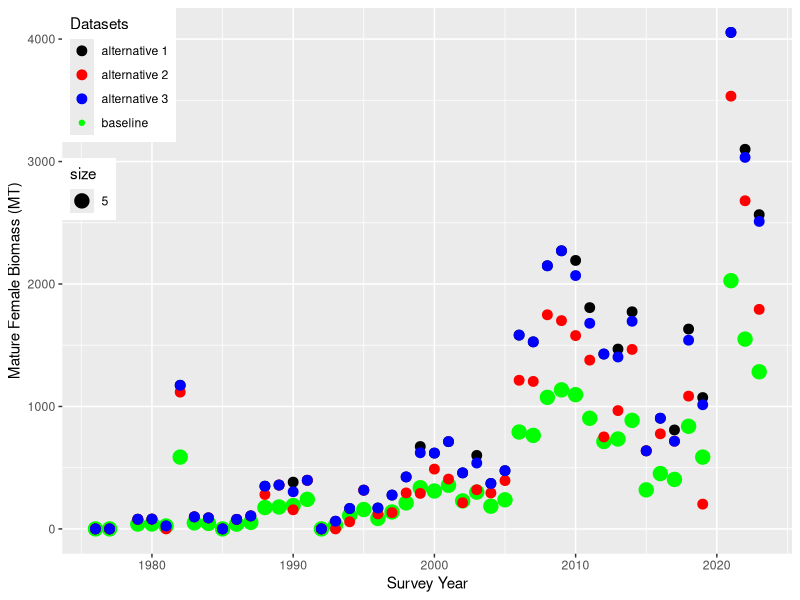
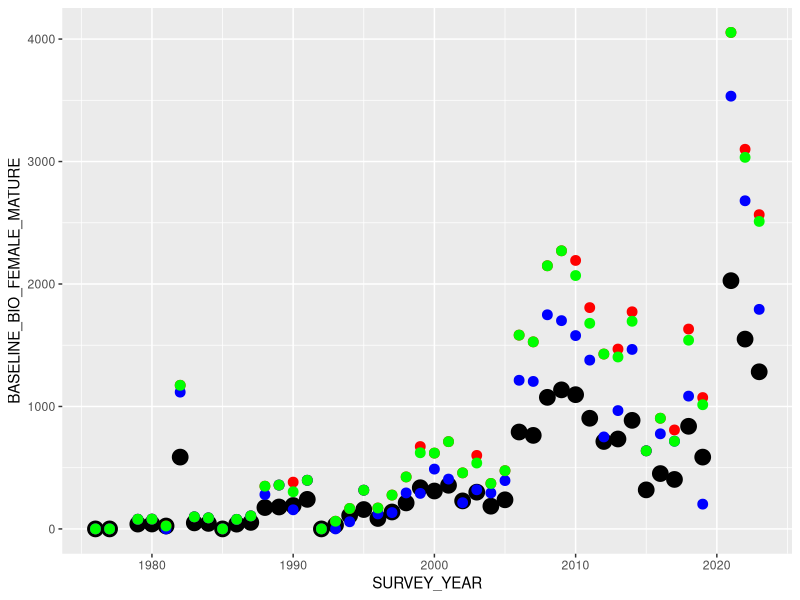
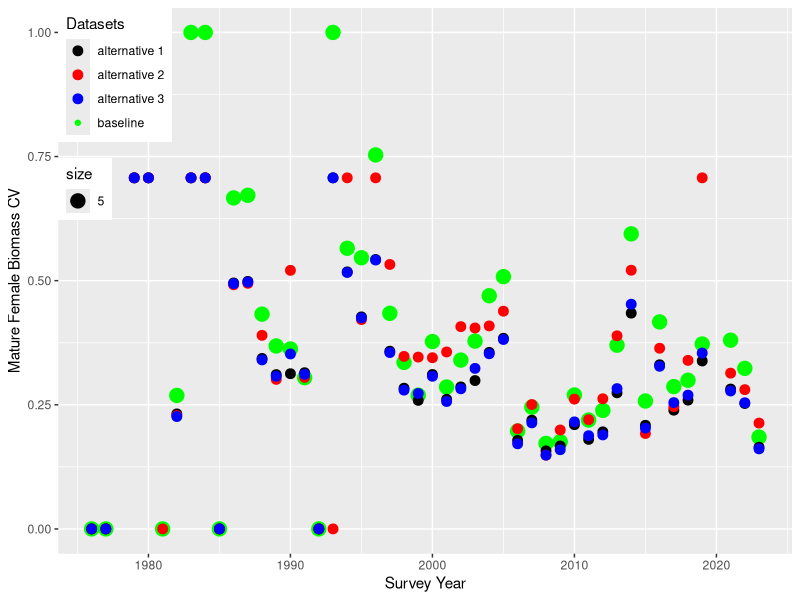
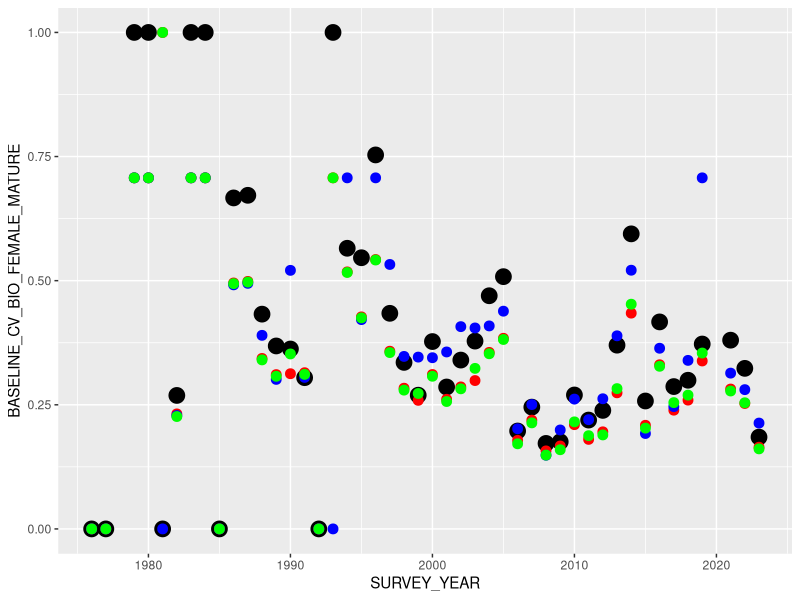
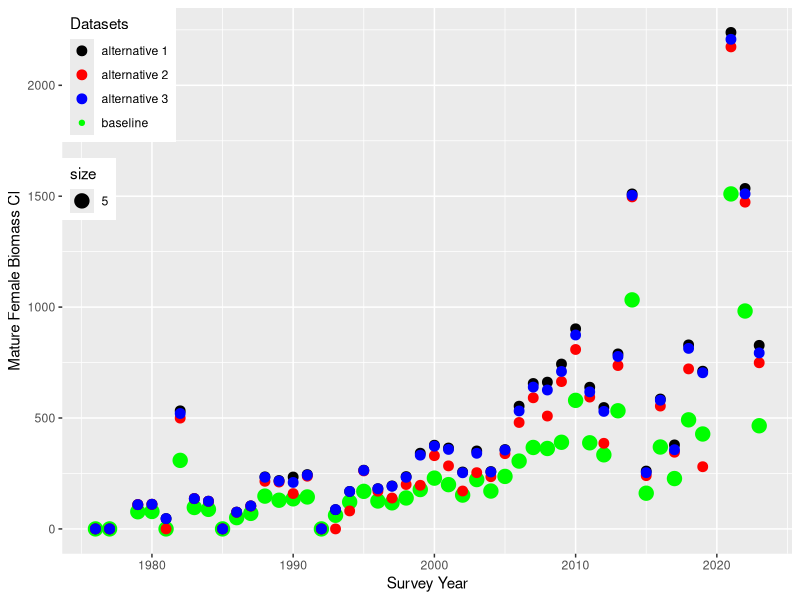
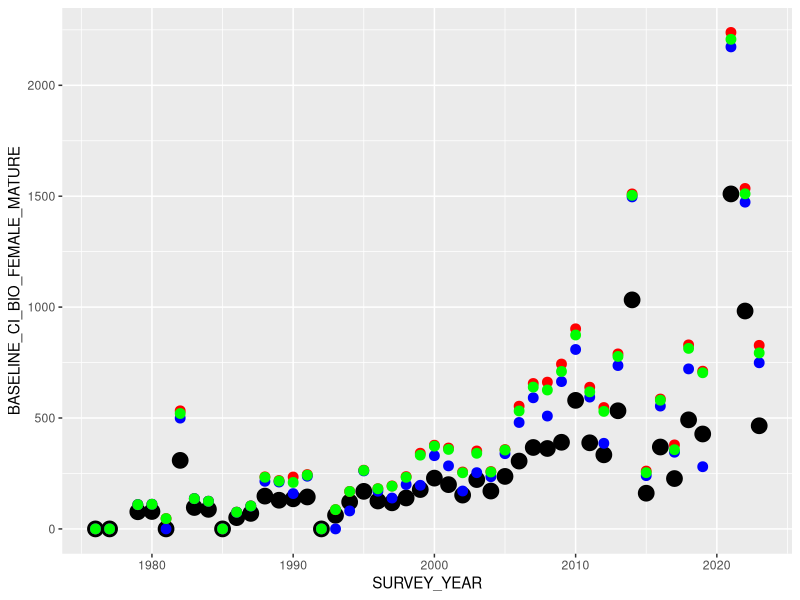

Source code (R) for these figures, in order:
library(tidyverse)
library(ggplot2)
library(dplyr)

##### Import data
base_bio<-read_csv("./Data/rk_northern_district_biomass_baseline.csv")

alt_1_bio<-read_csv("./Data/rk_north_district_bio_alt_strata_1.csv")
alt_2_bio<-read_csv("./Data/rk_north_district_bio_alt_strata_2.csv")
alt_3_bio<-read_csv("./Data/rk_north_district_bio_alt_strata_3.csv")


base_abun<-read_csv("./Data/rk_northern_district_abundance_baseline.csv")
alt_1_abun<-read_csv("./Data/rk_north_district_pop_alt_strata_1.csv")
alt_2_abun<-read_csv("./Data/rk_north_district_pop_alt_strata_2.csv")
alt_3_abun<-read_csv("./Data/rk_north_district_pop_alt_strata_3.csv")


base_abun
names(base_bio)
######### Mature male biomass
base_bio %>%
  select(SURVEY_YEAR, BIOMASS_FEMALE_MATURE, CV_BIOMASS_FEMALE_MATURE, CI_BIOMASS_FEMALE_MATURE) %>%
  rename_all(~c("SURVEY_YEAR", "BASELINE_BIO_FEMALE_MATURE", "BASELINE_CV_BIO_FEMALE_MATURE", "BASELINE_CI_BIO_FEMALE_MATURE")) -> base_matbio
  
alt_1_bio %>% 
  select(BIOMASS_FEMALE_MATURE, CV_BIOMASS_FEMALE_MATURE, CI_BIOMASS_FEMALE_MATURE) %>%
     rename_all(~c("ALT1_BIO_FEMALE_MATURE", "ALT1_CV_BIO_FEMALE_MATURE", "ALT1_CI_BIO_FEMALE_MATURE"))-> alt_1_matbio

alt_2_bio %>% 
  select(BIOMASS_FEMALE_MATURE, CV_BIOMASS_FEMALE_MATURE, CI_BIOMASS_FEMALE_MATURE) %>%
   rename_all(~c("ALT2_BIO_FEMALE_MATURE", "ALT2_CV_BIO_FEMALE_MATURE", "ALT2_CI_BIO_FEMALE_MATURE"))-> alt_2_matbio

alt_3_bio %>% 
  select(BIOMASS_FEMALE_MATURE, CV_BIOMASS_FEMALE_MATURE, CI_BIOMASS_FEMALE_MATURE) %>%
   rename_all(~c("ALT3_BIO_FEMALE_MATURE", "ALT3_CV_BIO_FEMALE_MATURE", "ALT3_CI_BIO_FEMALE_MATURE"))-> alt_3_matbio
   
all_bio<-as.data.frame(cbind(base_matbio, alt_1_matbio, alt_2_matbio, alt_3_matbio))
###########

base_abun %>%
  select(SURVEY_YEAR, NUM_FEMALE_MATURE, CV_NUM_FEMALE_MATURE, CI_NUM_FEMALE_MATURE) %>%
  rename_all(~c("SURVEY_YEAR", "BASELINE_ABUN_FEMALE_MATURE", "BASELINE_CV_ABUN_FEMALE_MATURE","BASELINE_CI_ABUN_FEMALE_MATURE")) -> base_matabun

alt_1_abun %>%
  select(NUM_FEMALE_MATURE, CV_NUM_FEMALE_MATURE, CI_NUM_FEMALE_MATURE) %>%
  rename_all(~c("ALT1_ABUN_FEMALE_MATURE", "ALT1_CV_ABUN_FEMALE_MATURE","ALT1_CI_ABUN_FEMALE_MATURE")) -> alt_1_matabun

alt_2_abun %>%
  select(NUM_FEMALE_MATURE, CV_NUM_FEMALE_MATURE, CI_NUM_FEMALE_MATURE) %>%
  rename_all(~c("ALT2_ABUN_FEMALE_MATURE", "ALT2_CV_ABUN_FEMALE_MATURE","ALT2_CI_ABUN_FEMALE_MATURE")) -> alt_2_matabun

alt_3_abun %>%
  select(NUM_FEMALE_MATURE, CV_NUM_FEMALE_MATURE, CI_NUM_FEMALE_MATURE) %>%
  rename_all(~c("ALT3_ABUN_FEMALE_MATURE", "ALT3_CV_ABUN_FEMALE_MATURE","ALT3_CI_ABUN_FEMALE_MATURE")) -> alt_3_matabun


all_abun<-as.data.frame(cbind(base_matabun, alt_1_matabun, alt_2_matabun, alt_3_matabun))

################################ FEMALE_MATURE BIOMASS #########################################################################
names(all_bio)

ggplot(all_bio, aes(x=SURVEY_YEAR, y=BASELINE_BIO_FEMALE_MATURE, color ="baseline", size = 5))+
  geom_point()+  
  geom_point(aes(y=ALT1_BIO_FEMALE_MATURE, color = "alternative 1"), size = 3) +
  geom_point(aes(y=ALT2_BIO_FEMALE_MATURE, color = "alternative 2"), size = 3)+
  geom_point(aes(y=ALT3_BIO_FEMALE_MATURE, color = "alternative 3"), size = 3)+
  labs(colour="Datasets",y="Mature Female Biomass (MT)",x="Survey Year")+ 
  theme(legend.position = c(0, 1),legend.justification = c(0, 1))+
  scale_color_manual(values = c("black","red", "blue", "green"))
  
  
  
  

ggplot(all_bio, aes(x=SURVEY_YEAR))+
  geom_point(aes(y=BASELINE_BIO_FEMALE_MATURE), color ="black", size = 5) +
  geom_point(aes(y=ALT1_BIO_FEMALE_MATURE), color = "red", size = 3) +
  geom_point(aes(y=ALT2_BIO_FEMALE_MATURE), color = "blue", size = 3)+
  geom_point(aes(y=ALT3_BIO_FEMALE_MATURE), color = "green", size = 3)

################################ FEMALE_MATURE BIOMASS CV #########################################################################
names(all_bio)

ggplot(all_bio, aes(x=SURVEY_YEAR, y=BASELINE_CV_BIO_FEMALE_MATURE, color ="baseline", size = 5))+
  geom_point()+  
  geom_point(aes(y=ALT1_CV_BIO_FEMALE_MATURE, color = "alternative 1"), size = 3) +
  geom_point(aes(y=ALT2_CV_BIO_FEMALE_MATURE, color = "alternative 2"), size = 3)+
  geom_point(aes(y=ALT3_CV_BIO_FEMALE_MATURE, color = "alternative 3"), size = 3)+
  labs(colour="Datasets",y="Mature Female Biomass CV",x="Survey Year")+ 
  theme(legend.position = c(0, 1),legend.justification = c(0, 1))+
  scale_color_manual(values = c( "black","red", "blue", "green"))


ggplot(all_bio, aes(x=SURVEY_YEAR))+
  geom_point(aes(y=BASELINE_CV_BIO_FEMALE_MATURE), color ="black", size = 5) +
  geom_point(aes(y=ALT1_CV_BIO_FEMALE_MATURE), color = "red", size = 3) +
  geom_point(aes(y=ALT2_CV_BIO_FEMALE_MATURE), color = "blue", size = 3)+
  geom_point(aes(y=ALT3_CV_BIO_FEMALE_MATURE), color = "green", size = 3)
  

################################ FEMALE_MATURE BIOMASS CI #########################################################################
names(all_bio)

ggplot(all_bio, aes(x=SURVEY_YEAR, y=BASELINE_CI_BIO_FEMALE_MATURE, color ="baseline", size = 5))+
  geom_point()+  
  geom_point(aes(y=ALT1_CI_BIO_FEMALE_MATURE, color = "alternative 1"), size = 3)+
  geom_point(aes(y=ALT2_CI_BIO_FEMALE_MATURE, color = "alternative 2"), size = 3)+
  geom_point(aes(y=ALT3_CI_BIO_FEMALE_MATURE, color = "alternative 3"), size = 3)+
  labs(colour="Datasets",y="Mature Female Biomass CI",x="Survey Year")+ 
  theme(legend.position = c(0, 1),legend.justification = c(0, 1))+
  scale_color_manual(values = c("black","red", "blue", "green"))


ggplot(all_bio, aes(x=SURVEY_YEAR))+
  geom_point(aes(y=BASELINE_CI_BIO_FEMALE_MATURE), color ="black", size = 5)+
  geom_point(aes(y=ALT1_CI_BIO_FEMALE_MATURE), color = "red", size = 3)+
  geom_point(aes(y=ALT2_CI_BIO_FEMALE_MATURE), color = "blue", size = 3)+
  geom_point(aes(y=ALT3_CI_BIO_FEMALE_MATURE), color = "green", size = 3)


###########################################################################################################################
#################################### calculate averages for each group/column  across all years############################


all_bio %>%
  select(where(is.numeric)) %>% 
  colMeans(na.rm = TRUE) -> all_bio_avgs

all_abun %>%
  select(where(is.numeric)) %>% 
  colMeans(na.rm = TRUE) -> all_abun_avgs

all_bio %>%
  select(BASELINE_CV_BIO_FEMALE_MATURE, ALT1_CV_BIO_FEMALE_MATURE, ALT2_CV_BIO_FEMALE_MATURE, ALT3_CV_BIO_FEMALE_MATURE) %>% 
  colMeans(na.rm = TRUE) %>%
  as.matrix()-> bio_cv_avgs

bio_cv_avgs

